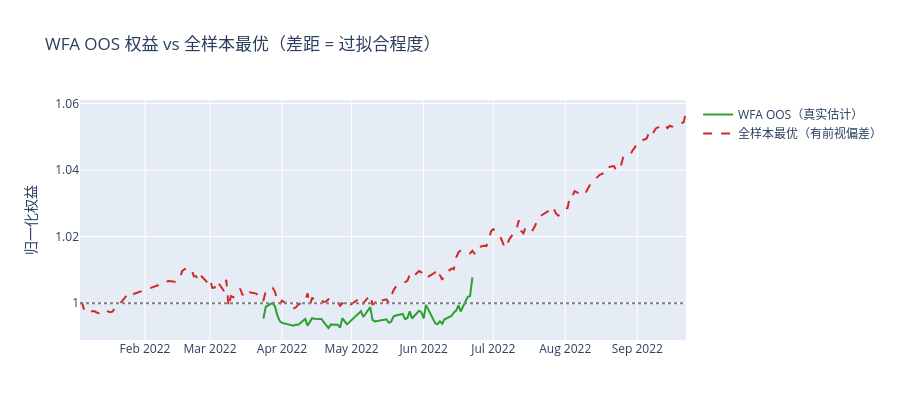

The cell this chart's notebook holds for it:
### Code cell
# OOS 拼接权益曲线（WFA 真实绩效）vs 全样本最优权益
oos_eq = wf_result.oos_equity.resample('1D').last().dropna()

# 全样本最优（存在前视偏差）
full_opt_res = BacktestEngine(
    factory(**grid_result.best_params), CONFIG
).run(klines_full)
full_eq = full_opt_res.account.equity_curve().resample('1D').last().dropna()

fig = go.Figure()
fig.add_trace(go.Scatter(
    x=oos_eq.index, y=oos_eq / CONFIG.initial_capital,
    name='WFA OOS（真实估计）', line=dict(color='#2ca02c', width=2)
))
fig.add_trace(go.Scatter(
    x=full_eq.index, y=full_eq / CONFIG.initial_capital,
    name='全样本最优（有前视偏差）', line=dict(color='#d62728', dash='dash')
))
fig.add_hline(y=1, line_dash='dot', line_color='gray')
fig.update_layout(
    title='WFA OOS 权益 vs 全样本最优（差距 = 过拟合程度）',
    yaxis_title='归一化权益', height=420, hovermode='x unified'
)
fig.show()
